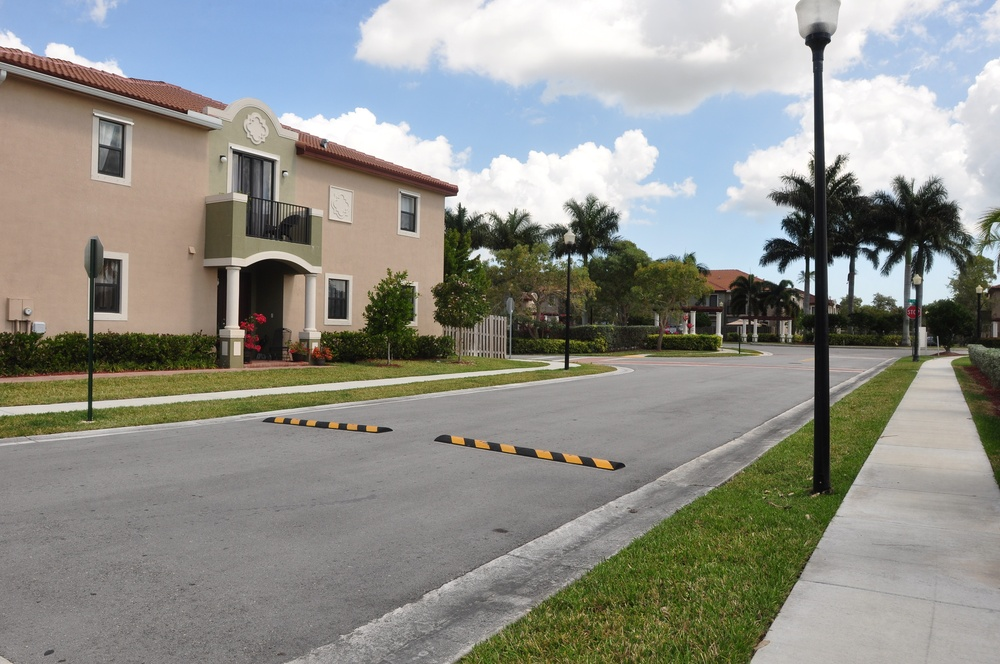
#> input picture images/test4/2.jpg, 1000 x 664 px, shrunk from 2048 x 1360 before the run; its folder holds 4 pictures in this run
$ python main2.py   (older library calls are emulated)
#> lines starting #> are read from the running program, lines starting #| are printed output that depends on the picture; after the words box and inside, x2 and y2 are one past the last pixel; in counts of white or black regions, pixels touching at a corner belong together
import cv2
import numpy as np
import os
import math
import imutils

# [5 lines of commented-out code are left out]

fpath = './images/test4'
img_dir = os.listdir(fpath)
img_dir = [os.path.join(fpath, file) for file in img_dir]
center = int(len(img_dir)/2)
base_img = img_dir[center]
img_dir.pop(center)
# print(img_dir)


base_img = cv2.imread(base_img)
#> base_img is the input picture: shape (664, 1000, 3); mean B, G, R 137.6, 144.1, 143.6
sift = cv2.xfeatures2d.SIFT_create()

# Keypoint Matching
FLANN_INDEX_KDTREE = 1
index_params = dict(algorithm = FLANN_INDEX_KDTREE, trees = 5)
search_params = dict(checks = 50)


while len(img_dir) > 0:

    kp1, des1 = sift.detectAndCompute(base_img,None)
#> kp1 = 2254 keypoints; strongest (x, y, size): (817, 39, 17.4), (812, 291, 4.5), (789, 286, 2.5), (812, 262, 4.3)

    next_img = cv2.imread(img_dir[0])
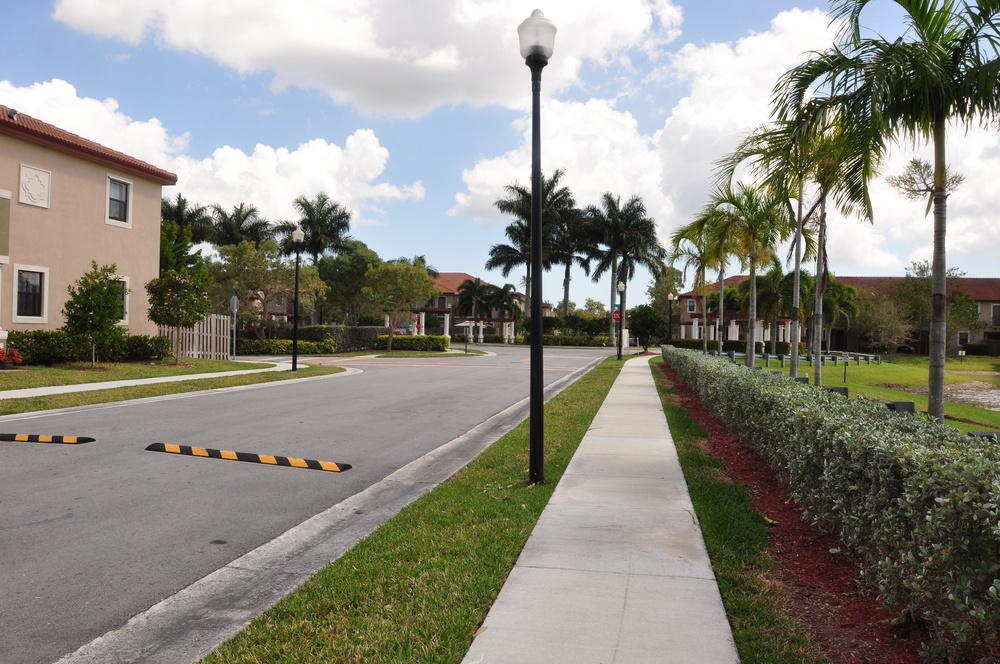
#> input picture images/test4/0.jpg, 1000 x 664 px, shrunk from 2048 x 1360 before the run
#> next_img is the input picture: shape (664, 1000, 3); mean B, G, R 128.3, 137.5, 139.3
    kp2, des2 = sift.detectAndCompute(next_img,None)
#> kp2 = 3577 keypoints; strongest (x, y, size): (602, 247, 5.5), (536, 61, 15.3), (951, 106, 2), (594, 264, 6.4)

    match = cv2.FlannBasedMatcher(index_params, search_params)
    rawMatches = match.knnMatch(des2,des1,k=2)
#> rawMatches = 3577 matches

    good_matches = []
    ratio_thresh = 0.85

    for x, y in rawMatches:
        if x.distance < y.distance * ratio_thresh:
            good_matches.append(x)
#> after the loop, good_matches = 1186 matches

    # # Distance from key image
    # sumDistance = 0.0
    #
    # for match in good_matches:
    #     sumDistance += match.distance
    #
    # meanPointDistance = sumDistance/float(len(good_matches))

    kp1 = [kp1[m.trainIdx] for m in good_matches]
#> kp1 = 1186 keypoints; strongest (x, y, size): (817, 39, 17.4), (789, 286, 2.5), (883, 256, 7.4), (940, 281, 25.2)
    kp2 = [kp2[m.queryIdx] for m in good_matches]
#> kp2 = 1186 keypoints; strongest (x, y, size): (602, 247, 5.5), (536, 61, 15.3), (594, 264, 6.4), (584, 256, 3.9)

    pts1 = np.array([k.pt for k in kp1])
#> pts1 = 1186 pairs, first value 28.68 to 995, second value 12.41 to 659.7
    pts2 = np.array([k.pt for k in kp2])
#> pts2 = 1186 pairs, first value 6.87 to 993.1, second value 10.15 to 660.9

    H, status = cv2.findHomography(pts1, pts2, cv2.RANSAC, 5.0)
#> H = [[1.49, -0.03, -460.5], [0.171, 1.31, -106.1], [0.000496, -1.47e-05, 1]]; status = 1186 values, max 1 at index 1, min 0 at index 0, mean 0.811

    # print(np.sum(status), len(status))

    inlierRatio = float(np.sum(status)) / float(len(status))
#> inlierRatio = 0.811

    img_dir.pop(0)

    H = H / H[2,2]
    H_inv = np.linalg.inv(H)
#> H_inv = [[0.579, 0.0163, 268.2], [-0.099, 0.764, 35.45], [-0.000289, 3.14e-06, 0.867]]

    if inlierRatio > 0.1:
        # Find Dimmension:
        base_p1 = np.ones(3, np.float32)
        base_p2 = np.ones(3, np.float32)
        base_p3 = np.ones(3, np.float32)
        base_p4 = np.ones(3, np.float32)

        y,x = next_img.shape[:2]

        base_p1[:2] = [0,0]
        base_p2[:2] = [x,0]
        base_p3[:2] = [0,y]
        base_p4[:2] = [x,y]

        max_x = None
        max_y = None
        min_x = None
        min_y = None

        for pts in [base_p1, base_p2, base_p3, base_p4]:
            hp = np.matrix(H_inv, np.float32) * np.matrix(pts, np.float32).T

            hp_arr = np.array(hp, np.float32)

            normal_pts = np.array([hp_arr[0]/hp_arr[2], hp_arr[1]/hp_arr[2]], np.float32)

            if ( max_x == None or normal_pts[0,0] > max_x ):
                max_x = normal_pts[0,0]

            if ( max_y == None or normal_pts[1,0] > max_y ):
                max_y = normal_pts[1,0]

            if ( min_x == None or normal_pts[0,0] < min_x ):
                min_x = normal_pts[0,0]

            if ( min_y == None or normal_pts[1,0] < min_y ):
                min_y = normal_pts[1,0]
#> this loop made 4 passes
#> (hp_arr, max_x, max_y, min_x, min_y) on pass 1: ([268.2, 35.45, 0.867], 309.1, 40.87, 309.1, 40.87)
#> after the loop, max_x = 1476.1; max_y = 763.8; min_x = 309.1; min_y = -109.8

        min_x = min(0, min_x)
#> min_x = 0
        min_y = min(0, min_y)

        # Adjust max_x and max_y by base img size
        max_x = max(max_x, base_img.shape[1])
        max_y = max(max_y, base_img.shape[0])

        move_h = np.matrix(np.identity(3), np.float32)

        if ( min_x < 0 ):
            move_h[0,2] += -min_x
            max_x += -min_x

        if ( min_y < 0 ):
            move_h[1,2] += -min_y
            max_y += -min_y
#> max_y = 873.6

        mod_inv_h = move_h * H_inv
#> mod_inv_h = [[0.579, 0.0163, 268.2], [-0.131, 0.764, 130.7], [-0.000289, 3.14e-06, 0.867]]

        # "Min Points: ", (min_x, min_y)
        img_w = int(math.ceil(max_x))
#> img_w = 1477
        img_h = int(math.ceil(max_y))
#> img_h = 874

        # "New Dimensions: ", (img_w, img_h)

        # crop edges
        base_h, base_w, base_d = base_img.shape
        next_h, next_w, next_d = next_img.shape

        base_img = base_img[5:base_h-5, 5:base_w-5]
#> base_img: shape (654, 990, 3)
        next_img = next_img[5:next_h-5, 5:next_w-5]
#> next_img: shape (654, 990, 3)

        # Warp the new image given the homography from the old image
        base_img_warp = cv2.warpPerspective(base_img, move_h, (img_w, img_h))
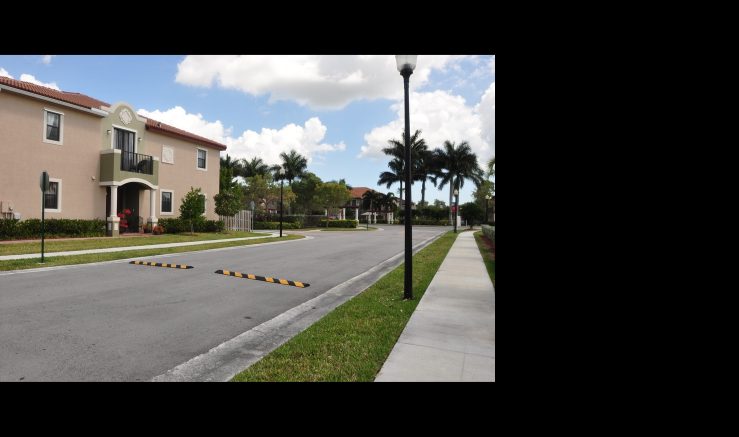
#> base_img_warp: shape (874, 1477, 3) (shown at 1/2 size); mean B, G, R 68.8, 72.1, 71.9

        next_img_warp = cv2.warpPerspective(next_img, mod_inv_h, (img_w, img_h))

        # [6 lines of commented-out code are left out]
        enlarged_base_img = np.zeros((img_h, img_w, 3), np.uint8)

        # Create masked composite
        (ret,data_map) = cv2.threshold(cv2.cvtColor(next_img_warp, cv2.COLOR_BGR2GRAY),
            0, 255, cv2.THRESH_BINARY)
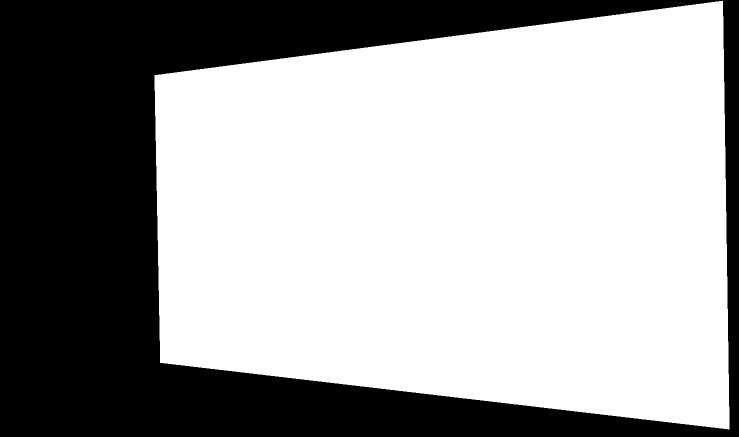
#> data_map: shape (874, 1477) (shown at 1/2 size); 63.2% white; 1 black region, box (x1, y1, x2, y2) and area: (0, 0, 1477, 874) 475579

        # cv2.imshow('output', np.hstack((base_img_warp[:,:img_w], next_img_warp[:,img_w]))
        # cv2.waitKey(0)
        # cv2.destroyAllWindows()

        # add base image
        enlarged_base_img = cv2.add(enlarged_base_img, base_img_warp,
            mask=np.bitwise_not(data_map),dtype=cv2.CV_8U)
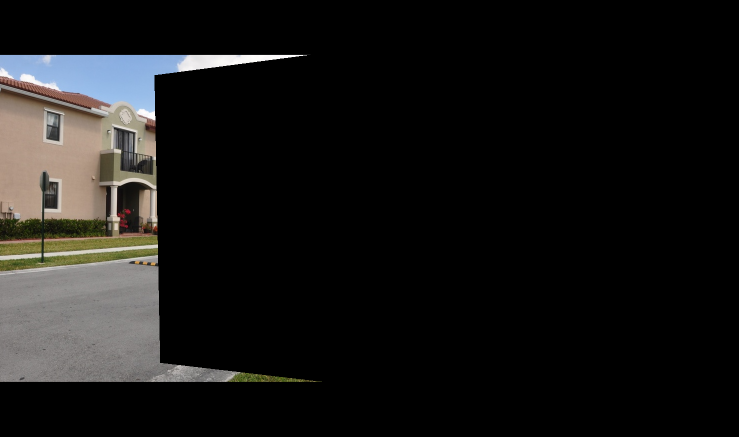
#> enlarged_base_img: shape (874, 1477, 3) (shown at 1/2 size); mean B, G, R 21.9, 22.9, 23.6

        # add next image
        result = cv2.add(enlarged_base_img, next_img_warp,dtype=cv2.CV_8U)

        # Crop black edge
        final_gray = cv2.cvtColor(result, cv2.COLOR_BGR2GRAY)
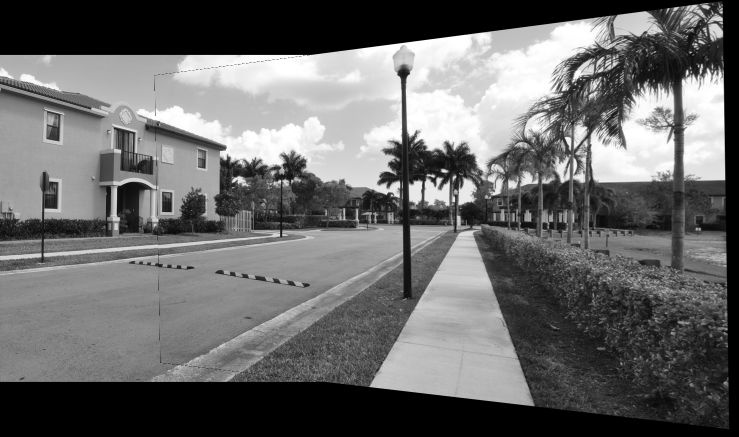
#> final_gray: shape (874, 1477) (shown at 1/2 size); min 0, max 255, mean 105.8
        _, thresh = cv2.threshold(final_gray, 1, 255, cv2.THRESH_BINARY)
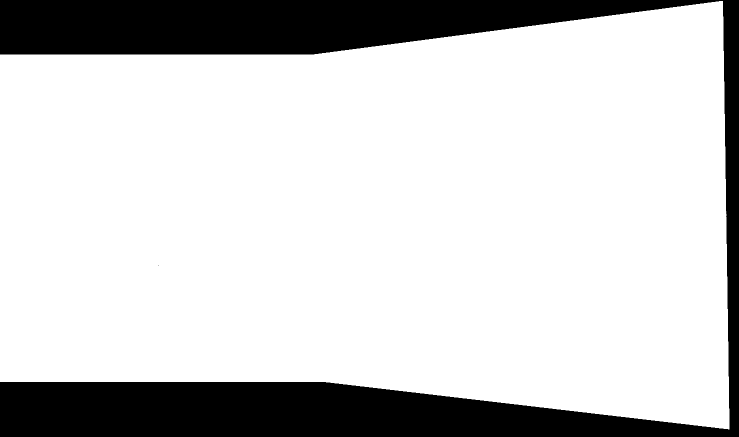
#> thresh: shape (874, 1477) (shown at 1/2 size); 80.1% white; 2 black regions (1 under 20 px)
        contours = cv2.findContours(thresh, cv2.RETR_EXTERNAL, cv2.CHAIN_APPROX_NONE)
#> contours = 1 contour; box (x1, y1, x2, y2) and area: (0, 2, 1459, 859) 1031966
        # print "Found %d contours..." % (len(contours))

        max_area = 0
        best_rect = (0,0,0,0)

        cnt = imutils.grab_contours(contours)
#> cnt has the same summary as contours
        cnt = max(cnt, key = cv2.contourArea)
#> cnt = contour of 4413 points, box (x1, y1, x2, y2) (0, 2, 1459, 859), area 1031966

        x,y,w,h = cv2.boundingRect(cnt)
#> x = 0; y = 2; w = 1459; h = 857

        deltaHeight = h-y
#> deltaHeight = 855
        deltaWidth = w-x
#> deltaWidth = 1459

        area = deltaHeight * deltaWidth
#> area = 1247445

        if ( area > max_area and deltaHeight > 0 and deltaWidth > 0):
            max_area = area
#> max_area = 1247445
            best_rect = (x,y,w,h)
#> best_rect = (0, 2, 1459, 857)

        if ( max_area > 0 ):
            final_img_crop = result[best_rect[1]:best_rect[1]+best_rect[3],
                    best_rect[0]:best_rect[0]+best_rect[2]]
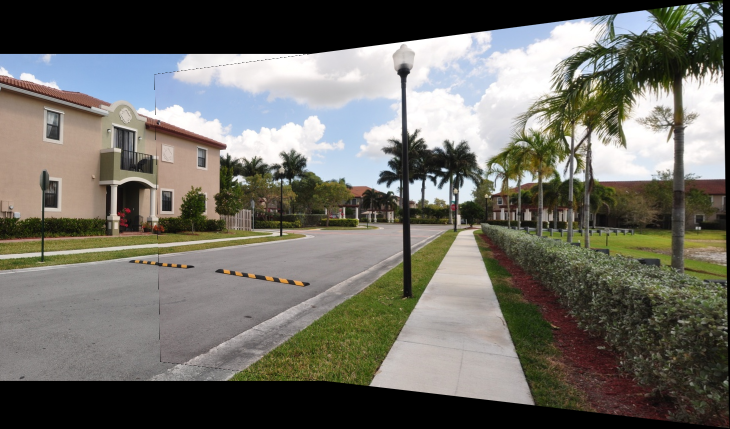
#> final_img_crop: shape (857, 1459, 3) (shown at 1/2 size); mean B, G, R 101.9, 109.6, 111.3

            final_img = final_img_crop

        base_img = final_img

        rows, cols = np.where(base_img[:, :, 0] != 0)
        min_row, max_row = min(rows), max(rows) + 1
#> min_row = 0; max_row = 857
        min_col, max_col = min(cols), max(cols) + 1
#> min_col = 0; max_col = 1459
        base_img = base_img[min_row:max_row, min_col:max_col, :]
#> pass 2 of the loop `while len(img_dir) > 0:`:
#> `kp1, des1 = sift.detectAndCompute(base_img,None)`: kp1 = 7096 keypoints; strongest (x, y, size): (807, 143, 17), (888, 340, 6.2), (1151, 166, 2.3), (1161, 156, 2)
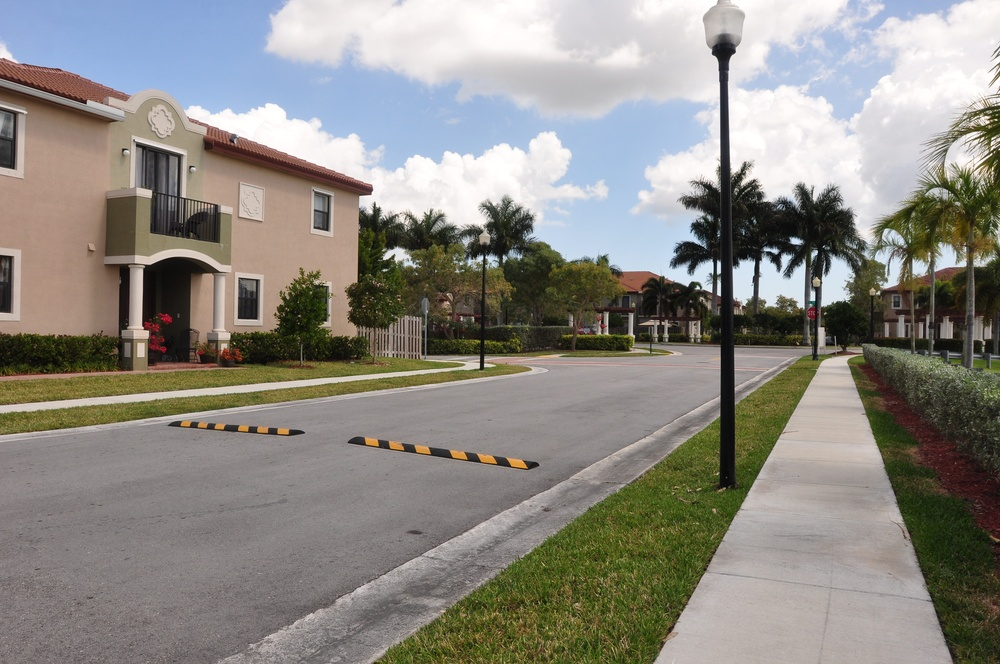
#> input picture images/test4/1.jpg, 1000 x 664 px, shrunk from 2048 x 1360 before the run
#> next_img is the input picture: shape (664, 1000, 3); mean B, G, R 131.3, 137.8, 140.6
#> `kp2, des2 = sift.detectAndCompute(next_img,None)`: kp2 = 2542 keypoints; strongest (x, y, size): (795, 241, 6), (723, 49, 16.5), (786, 259, 6.8), (719, 293, 3.2)
#> rawMatches = 2542 matches
#> after the loop `for x, y in rawMatches:`: good_matches = 1656 matches
#> `kp1 = [kp1[m.trainIdx] for m in good_matches]`: kp1 = 1656 keypoints; strongest (x, y, size): (888, 340, 6.2), (878, 358, 7.3), (866, 350, 4.5), (909, 352, 5.2)
#> `kp2 = [kp2[m.queryIdx] for m in good_matches]`: kp2 = 1656 keypoints; strongest (x, y, size): (795, 241, 6), (786, 259, 6.8), (775, 251, 4.2), (719, 264, 3.2)
#> pts1 = 1656 pairs, first value 2.85 to 1410.1, second value 32.05 to 788.8
#> pts2 = 1656 pairs, first value 3.02 to 995.1, second value 6.73 to 659.8
#> H = [[1.12, -0.00488, -114.4], [0.0409, 1.06, -131.3], [0.000122, -3.62e-06, 1]]; status = 1656 values, max 1 at index 0, min 0 at index 2, mean 0.918
#> inlierRatio = 0.918
#> H_inv = [[0.88, 0.00437, 101.2], [-0.047, 0.939, 118], [-0.000108, 2.86e-06, 0.988]]
#> the loop `for pts in [base_p1, base_p2, base_p3, base_p4]:` made 4 passes
#> (hp_arr, max_x, max_y, min_x, min_y) on pass 1: ([101.2, 118, 0.988], 102.4, 119.4, 102.4, 119.4)
#> after the loop `for pts in [base_p1, base_p2, base_p3, base_p4]:`: max_x = 1114.9; max_y = 787.1; min_x = 102.4; min_y = 80.57
#> `min_x = min(0, min_x)`: min_x = 0
#> `max_x = max(max_x, base_img.shape[1])`: max_x = 1459
#> `max_y = max(max_y, base_img.shape[0])`: max_y = 857
#> mod_inv_h has the same summary as H_inv
#> img_w = 1459
#> img_h = 857
#> base_img: shape (847, 1449, 3)
#> next_img: shape (654, 990, 3)
#> base_img_warp: shape (857, 1459, 3)
#> next_img_warp: shape (857, 1459, 3)
#> `(ret,data_map) = cv2.threshold(cv2.cvtColor(next_img_warp, cv2.COLOR_B..`:
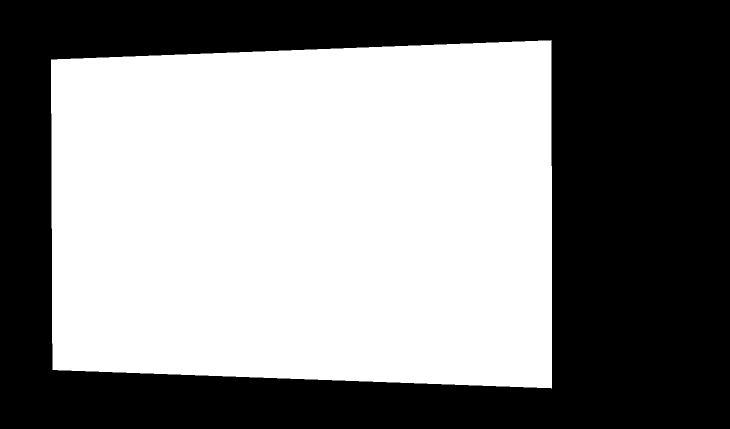
#> data_map: shape (857, 1459) (shown at 1/2 size); 52.7% white; 1 black region, box (x1, y1, x2, y2) and area: (0, 0, 1459, 857) 591581
#> enlarged_base_img: shape (857, 1459, 3)
#> result: shape (857, 1459, 3)
#> final_gray: shape (857, 1459)
#> contours = 1 contour; box (x1, y1, x2, y2) and area: (0, 0, 1449, 847) 1027949
#> `cnt = imutils.grab_contours(contours)`: cnt has the same summary as contours
#> `cnt = max(cnt, key = cv2.contourArea)`: cnt = contour of 4388 points, box (x1, y1, x2, y2) (0, 0, 1449, 847), area 1027949
#> `x,y,w,h = cv2.boundingRect(cnt)`: x = 0; w = 1449; h = 847
#> deltaWidth = 1449
#> area = 1227303
#> best_rect = (0, 0, 1449, 847)
#> `final_img_crop = result[best_rect[1]:best_rect[1]+best_rect[3], best_r..`:
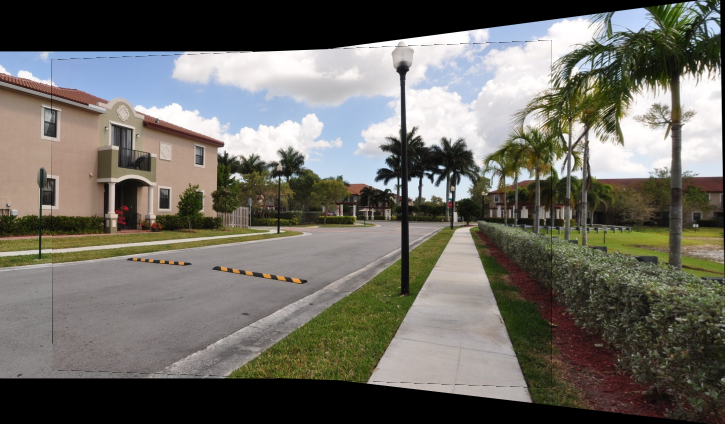
#> final_img_crop: shape (847, 1449, 3) (shown at 1/2 size); mean B, G, R 100.4, 107.6, 109.8
#> max_row = 847
#> max_col = 1449


# cv2.imshow('test', result)
cv2.imwrite('output2.jpg', base_img)
# cv2.waitKey(0)
# cv2.destroyAllWindows()
